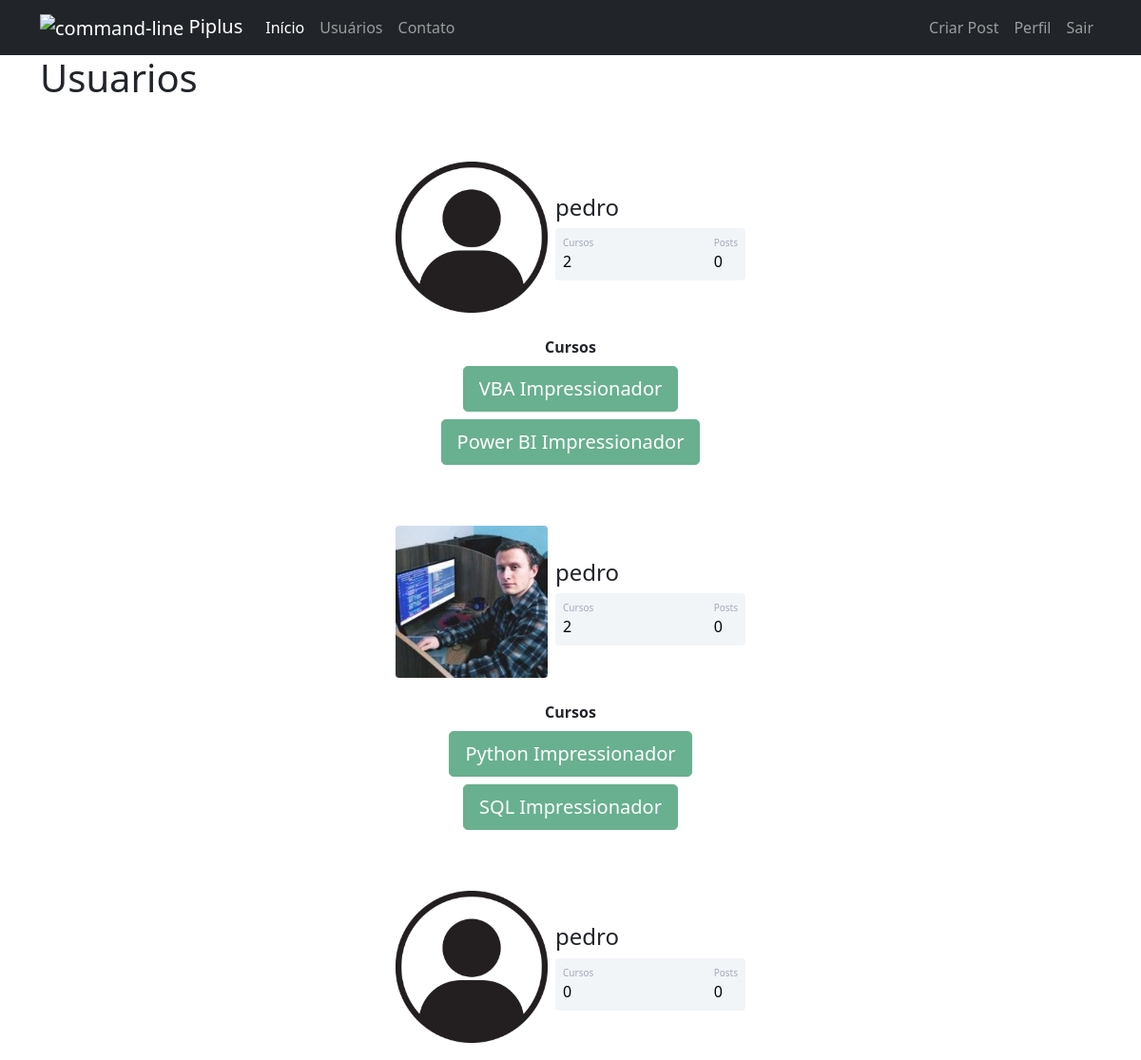
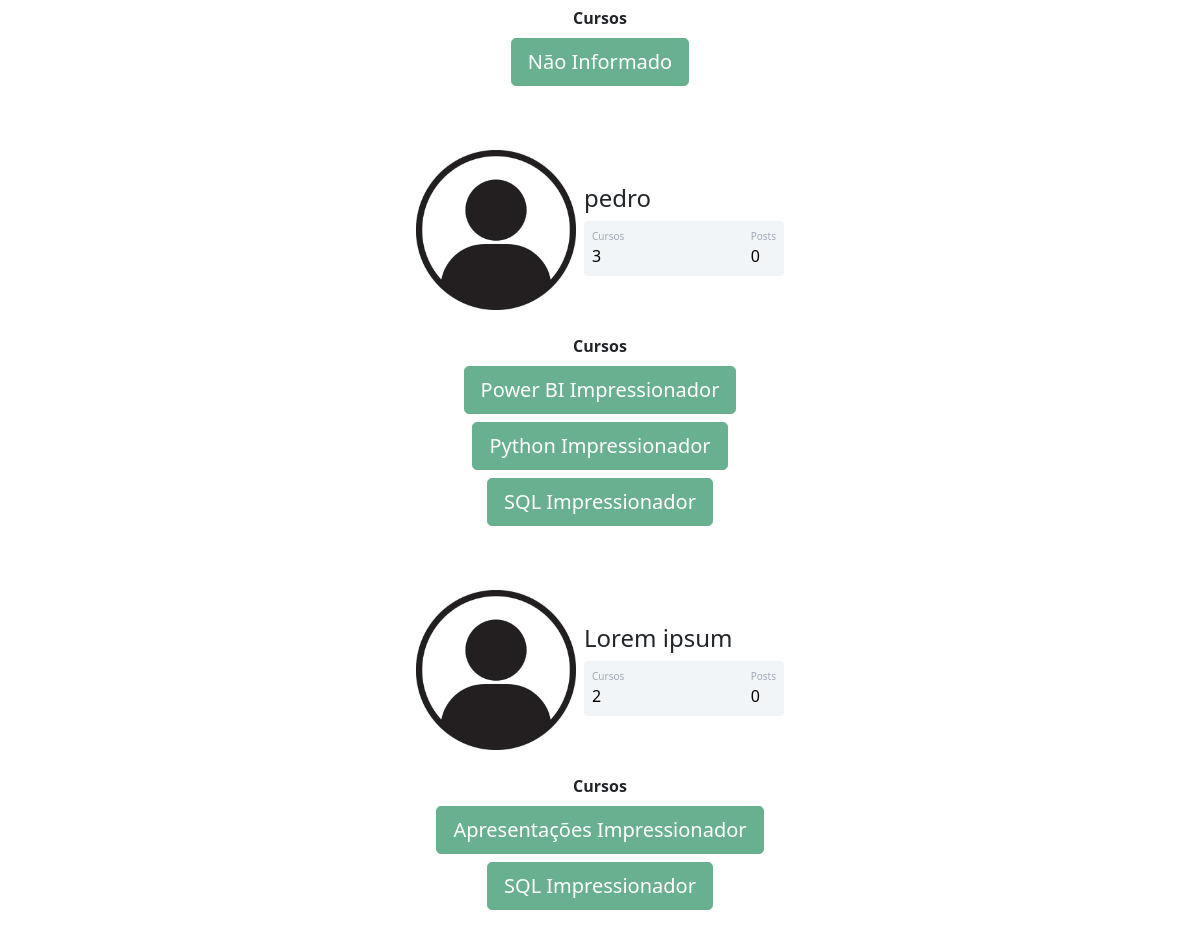
The app's page /usuarios (signed in) with its own data (2 pictures, top to bottom).
### Piplus/models.py (models this page shows)
class Usuario(database.Model, UserMixin):
    id = database.Column(database.Integer, primary_key=True)
    username = database.Column(database.String, nullable=False)
    email = database.Column(database.String, nullable=False, unique=True)
    senha = database.Column(database.String, nullable=False)
    foto_perfil = database.Column(database.String, default='default.jpg')
    posts = database.relationship('Post', backref='autor', lazy=True)
    cursos = database.Column(database.String, nullable=False, default='Não Informado')

### Piplus/routes.py (the view)
@app.route("/usuarios")
@login_required
def usuarios():
    lista_usuarios = Usuario.query.all()
    return render_template('usuarios.html', lista_usuarios=lista_usuarios)

### Piplus/models.py (called while the page is built)
@login_manager.user_loader
def load_usuario(id_usuario):
    return Usuario.query.get(int(id_usuario))

### Piplus/templates/usuarios.html (shortened to what this page needs)
{% extends 'base.html' %}
{% block body %}
    <div class="container">
        <h1>Usuarios</h1>
        {% for usuario in lista_usuarios %}
            <div class="container mt-5 d-flex justify-content-center">
                <div class="card p-3">
                    <div class="d-flex align-items-center">
                        <div class="image pe-2">
                            <img src="{{ url_for("static", filename="fotos_perfil/{}".format(usuario.foto_perfil)) }}" class="rounded" width="160" >
                        </div>
                    <div class="ml-3 w-100">
                    <h4 class="mb-0 mt-0">{{ usuario.username }}</h4>
                    <div class="p-2 mt-2 bg-primary d-flex justify-content-between rounded text-white stats">
                        {% if usuario.cursos == 'Não Informado' %}
                            <div class="d-flex flex-column">
                                <span class="articles">Cursos</span>
                                <span class="number1">0</span>
                            </div>
                        {% else %}
                            <div class="d-flex flex-column">
                                <span class="articles">Cursos</span>
                                <span class="number1">{{ usuario.cursos.count(';') + 1 }}</span>
                            </div>
                        {% endif %}
                        <div class="d-flex flex-column">
                            <span class="followers">Posts</span>
                            <span class="number2">0</span>
                        </div>
                    </div>
                    </div>
                    </div>
                </div>
            </div>
            <div class="row justify-content-center">
                <div class="col col-4 mt-2" style="text-align: center;">
                    <strong> Cursos </strong><br>
                    {% for curso in usuario.cursos.split(';') %}
                        <button type="button" class="btn btn-lg btn-success mt-2" disabled>{{ curso }}</button>
                    {% endfor %}
                </div>
            </div>
        {% endfor %}
    </div>
{% endblock %}

### Piplus/templates/base.html (shortened to what this page needs)
<!DOCTYPE html>
<html lang="en">
<head>
    <link href="https://cdn.jsdelivr.net/npm/bootstrap@5.0.2/dist/css/bootstrap.min.css" rel="stylesheet">
    <link rel="stylesheet" type="text/css" href="{{url_for('static', filename='main.css')}}"
    {% block head %}
    {% endblock  %}
</head>
<body class="bg-white">
    {% include  'navbar.html' %}
    {% block body  %}
    {% endblock %}
</body>
</html>

### Piplus/templates/navbar.html (shortened to what this page needs)
<nav class="navbar navbar-expand-lg navbar-dark bg-dark">
    <div class="container-fluid container">
    <a class="navbar-brand" href="{{ url_for('home') }}">
        <img width="48" height="48" src="https://img.icons8.com/color/48/command-line.png" alt="command-line"/>
        Piplus
    </a>
    <div class="collapse navbar-collapse" id="navbarSupportedContent">
        <ul class="navbar-nav me-auto mb-2 mb-lg-0">
        <li class="nav-item">
            <a class="nav-link active" aria-current="page" href="{{ url_for('home') }}">Início</a>
        </li>
        <li class="nav-item">
            <a class="nav-link" href="{{ url_for('usuarios') }}">Usuários</a>
        </li>
        <li class="nav-item">
            <a class="nav-link" href="{{ url_for('contatos') }}">Contato</a>
        </li>
        </ul>
        <ul class="navbar-nav">
            {% if current_user.is_authenticated %}
                <li class="nav-item">
                    <a class="nav-link" href="{{ url_for('criar_post') }}">Criar Post</a>
                </li>
                <li class="nav-item">
                    <a class="nav-link" href="{{ url_for('perfil') }}">Perfil</a>
                </li>
                <li class="nav-item">
                    <a class="nav-link" href="{{ url_for('sair') }}">Sair</a>
                </li>
            {% endif %}
        </ul>
    </div>
    </div>
</nav>

### Piplus/static/main.css (style rules this page uses)
.card { width: 400px; border: none; border-radius: 10px; background-color: #fff; }
.stats { background: #f2f5f8 !important; color: #000 !important; }
.articles { font-size:10px; color: #a1aab9; }
.number1 { font-weight:500; }
.followers { font-size:10px; color: #a1aab9; }
.number2 { font-weight:500; }

### records on screen
Usuario: foto_perfil (placeholder picture), username "pedro", cursos "2", curso "VBA Impressionador" "Power BI Impressionador"
Usuario: foto_perfil (picture), username "pedro", cursos "2", curso "Python Impressionador" "SQL Impressionador"
Usuario: foto_perfil (placeholder picture), username "pedro", shows "Cursos", cursos "Não Informado"
Usuario: foto_perfil (placeholder picture), username "pedro", cursos "3", curso "Power BI Impressionador" "Python Impressionador" "SQL Impressionador"
Usuario: foto_perfil (placeholder picture), username "Lorem ipsum", cursos "2", curso "Apresentações Impressionador" "SQL Impressionador"
